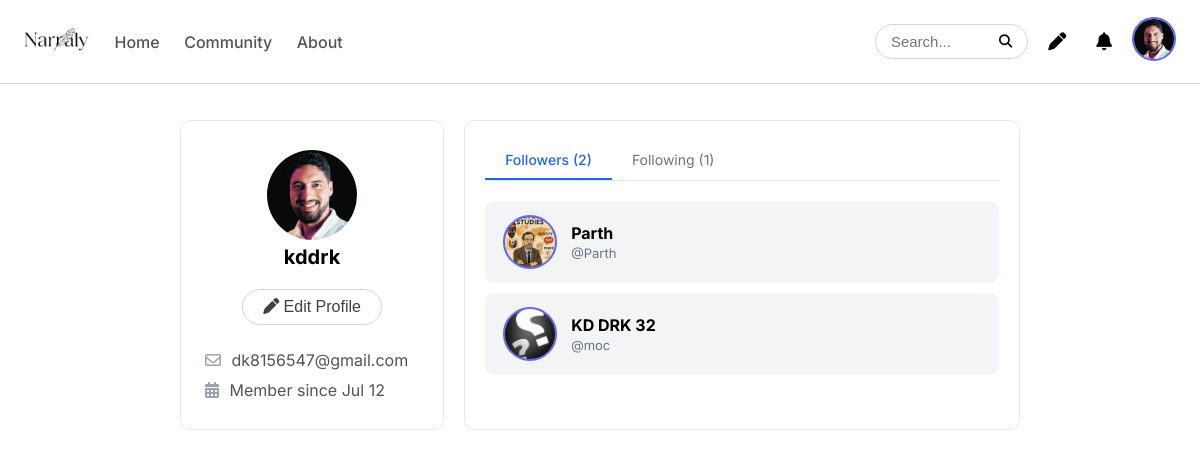
Page /Followers (signed in) on the committed database.
### home/models.py (models this page shows, shortened)
class Profile(models.Model):
    uid = models.BigAutoField(primary_key=True)
    username = models.CharField(max_length=255)
    name = models.CharField(max_length=255)
    image = models.ImageField(upload_to='uimages/',null=True)
    email = models.CharField(max_length=255)
    profilbio = models.TextField()
    twitter = models.CharField(max_length=255)
    instagram = models.CharField(max_length=255)
    github = models.CharField(max_length=255)
    youtube = models.CharField(max_length=255)

class Follow(models.Model):
    fid=models.BigAutoField(primary_key=True)
    follower = models.ForeignKey(Profile, on_delete=models.CASCADE,related_name='following_set')
    following = models.ForeignKey(Profile, on_delete=models.CASCADE,related_name='followers_set')
    fdate = models.DateTimeField(auto_now_add=True)

### home/views.py (the view)
# urls.py: path('Followers', views.ufollowers, name='ufollowers'),
def ufollowers(request):
    if request.user.is_authenticated:
        username = request.user.username
        current_user = request.user.username
        duser = User.objects.get(username=username)
        join_date = duser.date_joined
        cprofile = get_object_or_404(Profile, username=current_user)
        current_profile = Profile.objects.get(username=request.user.username)
        data = Profile.objects.filter(username=username)
        data1=Member.objects.filter(username=username)
        fprofile=Follow.objects.filter(follower=cprofile)
        foprofile=Follow.objects.filter(following=cprofile)
        following_ids = Follow.objects.filter(follower=current_profile).values_list('following__uid', flat=True)
        context={
                    'data':data,
                    'data1':data1,
                    'join_date':join_date,
                    'fprofile':fprofile,
                    'foprofile':foprofile,
                    'following_ids':following_ids,
                }
        return render (request,'../templates/ufollowers.html',context)
    else:
        return redirect('register')

### home/templates/ufollowers.html (shortened to what this page needs)
{% load static %}
<!DOCTYPE html>
<html lang="en">
<head>
    <link rel="stylesheet" href="https://cdnjs.cloudflare.com/ajax/libs/font-awesome/6.7.2/css/all.min.css"
 />
    <link rel="stylesheet" href="../static/ufollowers.css">
</head>
<body>
    <header>
        <nav class="nav">
            <div class="nav-left">
                <div class="nl-img">
                    <a href="{% url 'home' %}">
                        <img src="../static/image/nav/logom.png" alt="">
                    </a>
                </div>
                <div class="nl-text">
                    <a class="nla" href="{% url 'home' %}">Home</a>
                    <a class="nla" href="{% url 'community' %}">Community</a>
                    <a class="nla" href="{% url 'about' %}">About</a>
                </div>
            </div>
            <div class="nav-right">
                <form method="GET" action="{% url 'sercomm' %}">
                    <input type="text" name="q" placeholder="Search..." required>
                    <button type="submit"><i class="fa-solid fa-magnifying-glass"></i></button>
                </form>
                <a href="{% url 'writeblog' %}"><i class="fa fa fa-pen"></i></a>
                <a href="{% url 'notification' %}"><i class="fa fa fa-bell"></i></a>
                {% for i in data %}
                <div class="imgwrp">
                    <div class="{% if data1 %} nr-imgg {%else%} nr-img {%endif%}">
                        {% if i.image %}
                        <img src="{{ i.image.url }}" alt="" id="toggleBtn">
                        {% else %}
                        <span class="nr-text" id="toggleBtn">IMG</span>
                        {% endif %}
                    </div>
                </div>
                {% endfor %}
            </div>
        </nav>
    </header>
    <main class="main">
        <section class="container">
            {% for i in data %}
            <div class="profile-card">
                <div class="pcimg">
                    {% if i.image %}
                    <img src="{{ i.image.url }}" alt="" id="toggleBtn">
                    {% else %}
                    <span class="nr-textpc">IMG</span>
                    {% endif %}
                </div>
                {%if i.name%}
                <h2>{{i.name}}</h2>
                {%else%}
                <h2>{{i.username}}</h2>
                {%endif%}
                <a href="{% url 'pedit' %}">
                    <button class="edit-btn"><i class="fas fa-pen"></i> Edit Profile</button>
                </a>
                <div class="profile-info">
                    <p><i class="fa-regular fa-envelope"></i> {{i.email}}</p>
                    <p><i class="fas fa-calendar-alt"></i> Member since {{join_date|date:"M j"}}</p>
                </div>
            </div>
            {%endfor%}
            <div class="follow-card">
                <div class="tabs">
                     <a href="{% url 'ufollowers' %}"><div class="tab active">Followers ({{foprofile|length}})</div></a>
                    <a href="{% url 'ufollowing' %}"><div class="tab ">Following ({{fprofile|length}})</div></a>
                </div>
                 {% for i in foprofile %}
                <div class="follower-item">
                    <a href="{% url 'feedprofile' i.follower.uid %}">
                    <div class="follower-left">
                        <div class="{% if data1 %} fl-imgg {%else%} fl-img {%endif%}">
                         {% if i.following.image %}
                                <img src="{{ i.follower.image.url }}" alt="">
                                {% else %}
                                <span class="nr-textpf">IMG</span>
                                {% endif %}
                        </div>
                        <div class="follower-details">
                            {% if i.follower.name %}
                                <h4>{{i.follower.name}}</h4>
                                {%else%}
                                <h4>{{i.follower.username}}</h4>
                                {%endif%}
                            <p>@{{i.follower.username}}</p>
                        </div>
                    </div>
                    </a>
                </div>
                {%endfor%}
            </div>
        </section>
    </main>
</body>
</html>

### home/static/ufollowers.css (style rules this page uses)
* { padding: 0; margin: 0; }
body { font-family: "Inter", "Poppins", sans-serif; font-optical-sizing: auto; display: flex; flex-direction: column; min-height: 100vh; }
a { text-decoration: none; color: black; }
.nav { position: fixed; width: 100%; z-index: 2; display: flex; justify-content: space-between; background-color: white; border-bottom: 1px solid #D4D4D8; padding: 12px 0px; align-items: center; }
.nav-left { display: flex; gap: 15px; padding-left: 24px; align-items: center; }
.nav-left img { width: inherit; height: 4vh; box-sizing: border-box; }
.nl-text a { font-size: 16px; font-weight: 500; padding: 10px 15px; color: #52525b; }
.nav-right { word-spacing: 5px; padding-right: 24px; display: flex; gap: 10px; align-items: center; margin-top: 0; }
.nav-right form { background-color: white; border: none; border: 1px solid #D4D4D8; border-radius: 28px; cursor: pointer; font-size: 15px; word-spacing: 6px; padding: 8px 15px; display: flex; align-items: center; gap: 8px; }
.nav-right form input { border: none; outline: none; background-color: transparent; font-size: 15px; color: #52525b; width: 100px; }
.nav-right form button { background-color: transparent; border: none; cursor: pointer; }
.nav-right a i { font-size: 18px; padding: 10px 10px; }
.imgwrp { position: relative; display: inline-block; margin-bottom: 10px; }
.nr-imgg { margin-top: 5px; align-items: center; justify-content: center; border-radius: 50%; overflow: hidden; background-color: gray; width: 40px; height: 40px; cursor: pointer; display: flex; border: 2px solid #6366f1; }
.nr-imgg img { width: 100%; height: inherit; object-fit: cover; }
.main { margin: 0 30% 0 20%; padding-top: 6%; max-width: 1400px; }
.container { display: flex; gap: 20px; }
.profile-card { background: white; padding: 24px; border: 1px solid #e5e7eb; border-radius: 10px; width: 350px; height: 260px; text-align: center; }
.pcimg { margin: 5px auto 5px auto; align-items: center; justify-content: center; border-radius: 50%; overflow: hidden; background-color: gray; width: 90px; height: 90px; cursor: pointer; display: flex; }
.pcimg img { width: 100%; height: inherit; object-fit: cover; }
.profile-card h2 { font-size: 20px; margin-bottom: 20px; }
.edit-btn { background: white; border: 1px solid #d1d5db; padding: 0.5rem 1.25rem; border-radius: 999px; cursor: pointer; margin-bottom: 15px; font-size: 16px; font-weight: 500; color: #3f3f46; }
.profile-info { text-align: left; margin-top: 10px; }
.profile-info p { font-size: 16px; font-weight: 400; color: #52525b; margin-top: 10px; }
.profile-info i { margin-right: 6px; color: #9ca3af; }
.follow-card { background: white; padding: 20px; border: 1px solid #e5e7eb; border-radius: 10px; width: 100%; }
.tabs { display: flex; border-bottom: 1px solid #e5e7eb; margin-bottom: 20px; }
.tab { padding: 10px 20px; font-size: 14px; color: #6b7280; cursor: pointer; border-bottom: 2px solid transparent; }
.tab.active { color: #2563eb; font-weight: 500; border-color: #2563eb; }
.follower-item { display: flex; align-items: center; justify-content: space-between; background: #f3f4f6; padding: 14px 18px; border-radius: 10px; margin-top: 10px; }
.follower-left { display: flex; align-items: center; gap: 14px; }
.fl-imgg { align-items: center; justify-content: center; border-radius: 50%; overflow: hidden; background-color: gray; width: 50px; height: 50px; cursor: pointer; display: flex; border: 2px solid #6366f1; }
.follower-left img { width: 100%; height: inherit; object-fit: cover; }
.follower-details h4 { margin: 0; font-size: 16px; }
.follower-details p { margin: 2px 0 0; font-size: 13px; color: #6b7280; }
@media only screen and (min-width:1025px) and (max-width:1200px) { .nav-left img { height: 3vh; } }
@media only screen and (min-width:1025px) and (max-width:1200px) { .nl-text a { padding: 10px 10px; } }
@media only screen and (min-width:1025px) and (max-width:1200px) { .main { padding-top: 10%; margin: 0 15% 0 15%; } }

### rows in the picture
Profile: image (picture), name "kddrk", email "dk8156547@gmail.com"
Follow: follower.image (picture), follower.name "Parth", follower.username "Parth"
Follow: follower.image (picture), follower.name "KD DRK 32", follower.username "moc"

### other values in the picture
{{ join_date|date:"M j" }} "Jul 12"
{{ foprofile|length }} "2"
{{ fprofile|length }} "1"
